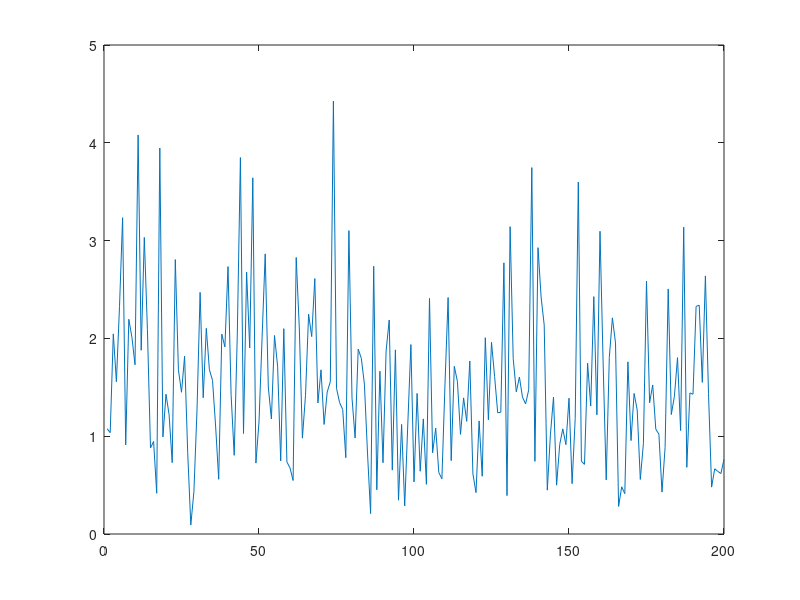
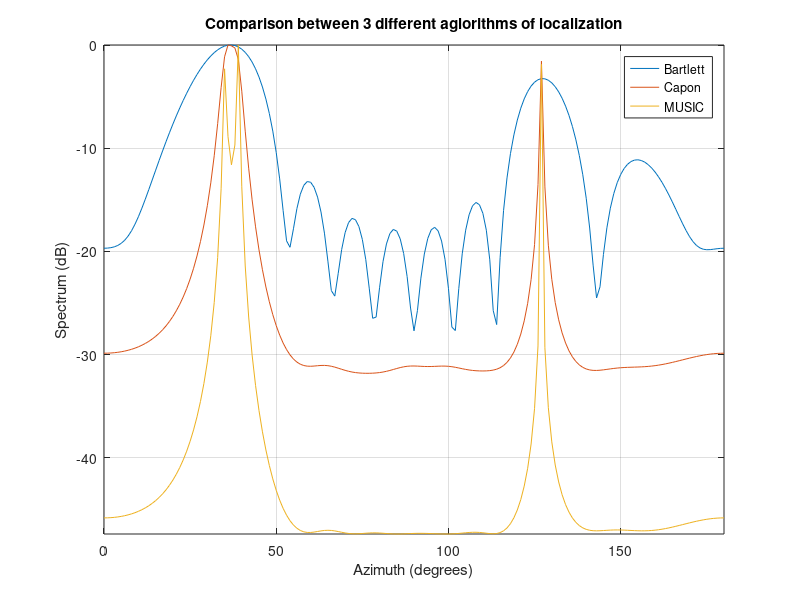

Source code (MATLAB) for these figures, in order:
close all; clear all; clc;

%% ======= (1) TRANSMITTED SIGNALS ======= %

% Signal source directions
az = [35;39;127]; % Azimuths
el = zeros(size(az)); % Simple example: assume elevations zero
M = length(az); % Number of sources
L = 200; % Number of data snapshots recorded by receiver
c = 346.287;                    % Speed of sound in air
K = 100;                        % Number of frequency snapshots
Fs  = 44100;                    % Sampling frequency
T=1/Fs;                    
dist = .03;                     % Distance between adjacent microphones

m = randn(M,L); % Example: normally distributed random signals

%% ========= (2) RECEIVED SIGNAL =========

% Wavenumber vectors (in units of wavelength/2)
k = pi*[cosd(az).*cosd(el), sind(az).*cosd(el), sind(el)].';

% Array geometry [rx,ry,rz]
N = 10; % Number of antennas
r = [(-(N-1)/2:(N-1)/2).',zeros(N,2)]; % Assume uniform linear array

% Matrix of array response vectors
A = exp(-1j*r*k);

% Additive noise
sigma2 = 0.01; % Noise variance
n = sqrt(sigma2)*(randn(N,L) + 1j*randn(N,L))/sqrt(2);

% Received signal
x = A*m + n;
%%
plot(abs(x(1,:)))

%% Common parameters for all algo

% Sample covariance matrix
Rxx = x*x'/L;
% Search directions
AzSearch = (0:1:180).'; % Azimuth values to search
ElSearch = zeros(size(AzSearch)); % Simple 1D example

% Corresponding points on array manifold to search
kSearch = pi*[cosd(AzSearch).*cosd(ElSearch), ...
          sind(AzSearch).*cosd(ElSearch), sind(ElSearch)].';
ASearch = exp(-1j*r*kSearch);

%% Bartlett or Conventional Beamforming

%Bartlett spectrum
for i=1:length(AzSearch)
    Z=ASearch(:,i)'*Rxx*ASearch(:,i);
    Zbf(i)=abs(Z);
end

%% Capon

% Capon spectrum
for i=1:length(AzSearch)
    Z=ASearch(:,i)'*inv(Rxx)*ASearch(:,i);
    Zc(i)=abs(1/Z);
end


%% MUSIC

% Eigendecompose
[E,D] = eig(Rxx);
[lambda,idx] = sort(diag(D)); % Vector of sorted eigenvalues
E = E(:,idx); % Sort eigenvalues accordingly
En = E(:,1:end-M); % Noise eigenvectors (ASSUMPTION: M IS KNOWN)


% MUSIC spectrum
%Z = sum(abs(ASearch'*En).^2,2);
for i=1:length(AzSearch)
    Z=(ASearch(:,i)'*En)*En'*ASearch(:,i);
    Zm(i)=abs(1/Z);
end

%% Plot

figure();
plot(AzSearch,10*log10(Zbf/max(Zbf)),AzSearch,10*log10(Zc/max(Zc)),AzSearch,10*log10(Zm/max(Zm)));
title('Comparison between 3 different aglorithms of localization');
xlabel('Azimuth (degrees)');
ylabel('Spectrum (dB)');
legend('Bartlett','Capon','MUSIC');
grid on; axis tight;

